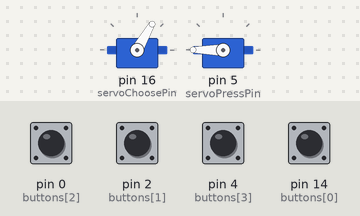
Recording of a sketch running on a simulated Arduino Uno, built with avr-gcc and run on an emulated ATmega328P. Shown: 2 × servo. Inputs (shaded band) come from the test bench; at power-on: pin 0 (buttons[2]), pin 2 (buttons[1]), pin 4 (buttons[3]), pin 14 (buttons[0]) HIGH.

Above: at 1.2 s.
1.3 s: pin 0 (buttons[2]) pulled LOW for 0.15 s
At 2.6 s:
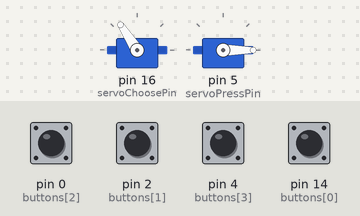
4.4 s: pin 2 (buttons[1]) pulled LOW for 0.15 s
At 6.0 s:
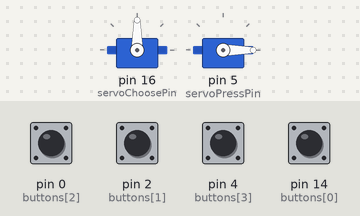
7.5 s: pin 4 (buttons[3]) pulled LOW for 0.15 s
At 9.0 s:
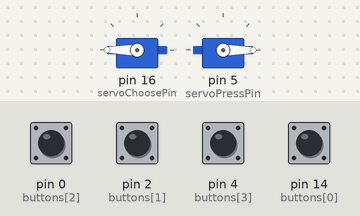
10.6 s: pin 14 (buttons[0]) pulled LOW for 0.15 s
At 12.1 s:
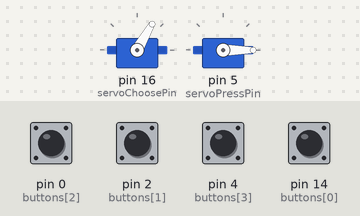
13.7 s: pin 14 (buttons[0]) pulled LOW for 1 s
At 17.2 s:
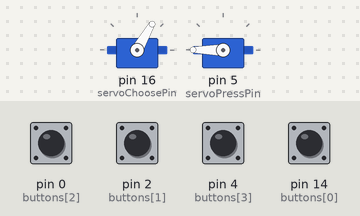
17.5 s: pin 0 (buttons[2]) pulled LOW for 1 s
At 20.6 s:
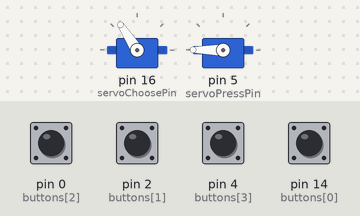
Timing chart, 0 to 22.1 s (numbered marks = the images above; inputs shaded):
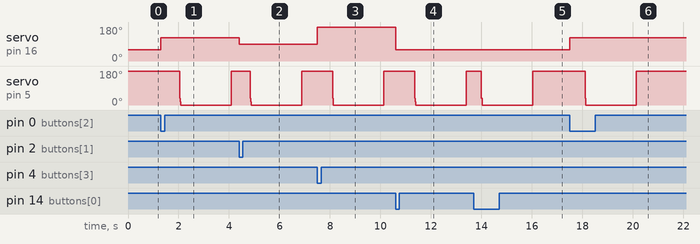

The sketch:

sketch_sep22a.ino
```cpp
#include <Servo.h>
Servo servoChoose;
Servo servoPress;

unsigned const int servoChoosePin = 16;
unsigned const int servoPressPin = 5;

unsigned const char buttons[4] = {14,2,0,4};

unsigned const int servoChooseIdle = 60;
unsigned const int servoPressPosIdle = 180;
unsigned const int servoPressPosBreakDown = servoPressPosIdle - 145;
unsigned const int servoPressPosPressed = servoPressPosBreakDown - 35;

bool pressingInProgress = false;

int lastPressed = 0;

void setup() {

  servoChoose.attach(servoChoosePin, 544, 2400);
  servoPress.attach(servoPressPin, 544, 2400);

  for(unsigned int i = 0; i < sizeof(buttons); i++) {
     pinMode(buttons[i], INPUT_PULLUP);
  }

   servoChoose.write(servoChooseIdle);
  servoPress.write(servoPressPosIdle);

}

void loop() {
  if (!pressingInProgress) {
    for(unsigned int i = 0; i < sizeof(buttons); i++) {
      if (digitalRead(buttons[i]) == LOW) {
        pressIbutton(i+1);
      }
    }
  }
}

void pressIbutton(int ibuttonSample) {

  unsigned int servoChoosePos;
  unsigned int distanceDelay = abs(lastPressed - ibuttonSample);
  lastPressed = ibuttonSample;
  pressingInProgress = true;

  switch (ibuttonSample) {
    case 1:
      servoChoosePos = servoChooseIdle;
      break;
    case 2:
      servoChoosePos = 90;
      break;
    case 3:
      servoChoosePos = 123;
      break;
    case 4:
      servoChoosePos = 180;
      break;
    default:
      servoChoosePos = servoChooseIdle;
      break;
  }

  servoChoose.write(servoChoosePos);
  delay(300 + (distanceDelay * 150));

  servoPress.write(servoPressPosBreakDown);

  for (int i = servoPressPosBreakDown; i > servoPressPosPressed; i--) {
    servoPress.write(i);
    delay(1);
  }

  servoPress.write(servoPressPosPressed);
  delay(2000);

  servoPress.write(servoPressPosIdle);

  pressingInProgress = false;

}

//
//void  moveChooseServo(int posFinal) {
//  int posAtual = servoChoose.read();
//  int incremento = (posFinal > posAtual) ? 1 : -1; // Determina se estamos aumentando ou diminuindo a posição
//
//
//  while (posAtual != posFinal) {
//    posAtual += incremento;
//    servoChoose.write(posAtual);
////    delay(5);
//  }
//}
```

Measured:
- after the input at 1.3 s, servo on pin 16 (servoChoosePin): 60° → 123° at once; servo on pin 5 (servoPressPin): 180° → 0° after 0.75 s, → 180° 2.0 s later
- after the input at 4.4 s, servo on pin 16 (servoChoosePin): 123° → 90° at once; servo on pin 5 (servoPressPin): 180° → 0° after 0.45 s, → 180° 2.0 s later
- after the input at 7.5 s, servo on pin 16 (servoChoosePin): 90° → 180° at once; servo on pin 5 (servoPressPin): 180° → 0° after 0.60 s, → 180° 2.0 s later
- after the input at 10.6 s, servo on pin 16 (servoChoosePin): 180° → 60° at once; servo on pin 5 (servoPressPin): 180° → 0° after 0.75 s, → 180° 2.0 s later
- after the input at 13.7 s, servo on pin 5 (servoPressPin): 180° → 0° after 0.30 s, → 180° 2.0 s later
- after the input at 17.5 s, servo on pin 16 (servoChoosePin): 60° → 123° at once; servo on pin 5 (servoPressPin): 180° → 0° after 0.60 s, → 180° 2.0 s later
